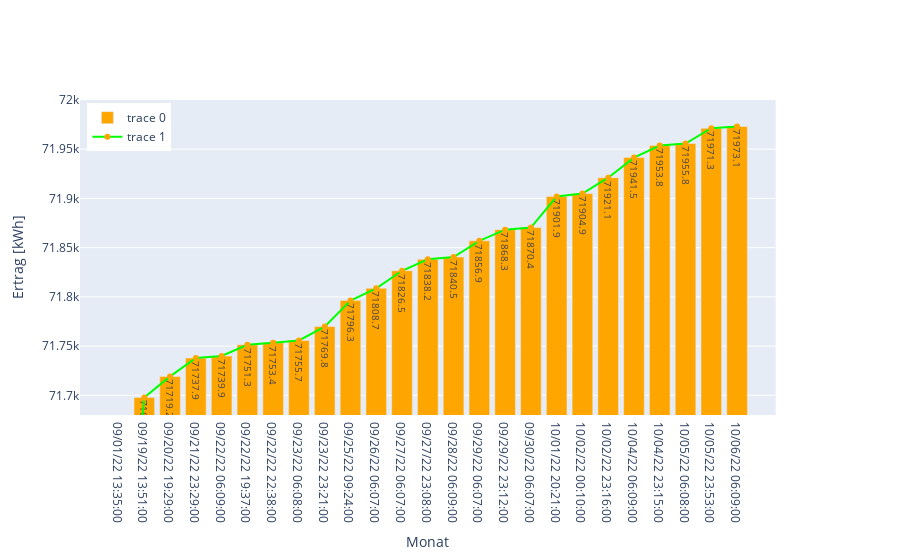

Source (notebook cell):
### Code cell
from statistics import mode
import plotly.graph_objects as go
from plotly.subplots import make_subplots

# Create figure with secondary y-axis
fig = make_subplots(specs=[[{"secondary_y": True}]])

# Add traces
fig.add_trace(
    go.Bar(x=strom_detail['Datum'], y=strom_detail['Zählerstand'], marker_color='orange',  
    text=strom_detail["Zählerstand"],
    ),
    secondary_y=False,
)

fig.add_trace(
    go.Scatter(x=strom_detail['Datum'], y=strom_detail['Zählerstand'], marker_color='orange',  
    text=strom_detail["Zählerstand"], mode='lines+markers', line_color='lime',
    ),
    secondary_y=False,
)
# Set x-axis title
fig.update_xaxes(title_text="Monat")

# Set y-axes titles
fig.update_yaxes(range=[71680, 72000], title_text="Ertrag [kWh] ", secondary_y=False)
# fig.update_yaxes(range=[0, 1200], title_text="Spez. Ertrag [kWh/kWp]", secondary_y=False)

fig.update_layout(legend=dict(
    yanchor="top",
    y=0.99,
    xanchor="left",
    x=0.01))


fig.add_annotation(x=0, y=800,
            #text=f'Totaler jährlicher <br> Strombedarf: {str(abs(bedarf_total))} kWh',
            showarrow=False,
            yshift=10)

fig.show()

### Figure 1 — Plotly figure (JSON) as saved in the notebook; plotly's stock layout.template omitted (floating-point values rounded to 4 significant figures)
{"data": [{"marker": {"color": "orange"}, "text": [71430.0, 71700.0, 71720.0, 71740.0, 71740.0, 71750.0, 71750.0, 71760.0, 71770.0, 71800.0, 71810.0, 71830.0, 71840.0, 71840.0, 71860.0, 71870.0, 71870.0, 71900.0, 71900.0, 71920.0, 71940.0, 71950.0, 71960.0, 71970.0, 71970.0], "type": "bar", "x": ["09/01/22 13:35:00", "09/19/22 13:51:00", "09/20/22 19:29:00", "09/21/22 23:29:00", "09/22/22 06:09:00", "09/22/22 19:37:00", "09/22/22 22:38:00", "09/23/22 06:08:00", "09/23/22 23:21:00", "09/25/22 09:24:00", "09/26/22 06:07:00", "09/27/22 06:07:00", "09/27/22 23:08:00", "09/28/22 06:09:00", "09/29/22 06:07:00", "09/29/22 23:12:00", "09/30/22 06:07:00", "10/01/22 20:21:00", "10/02/22 00:10:00", "10/02/22 23:16:00", "10/04/22 06:09:00", "10/04/22 23:15:00", "10/05/22 06:08:00", "10/05/22 23:53:00", "10/06/22 06:09:00"], "xaxis": "x", "y": [71430.0, 71700.0, 71720.0, 71740.0, 71740.0, 71750.0, 71750.0, 71760.0, 71770.0, 71800.0, 71810.0, 71830.0, 71840.0, 71840.0, 71860.0, 71870.0, 71870.0, 71900.0, 71900.0, 71920.0, 71940.0, 71950.0, 71960.0, 71970.0, 71970.0], "yaxis": "y"}, {"line": {"color": "lime"}, "marker": {"color": "orange"}, "mode": "lines+markers", "text": [71430.0, 71700.0, 71720.0, 71740.0, 71740.0, 71750.0, 71750.0, 71760.0, 71770.0, 71800.0, 71810.0, 71830.0, 71840.0, 71840.0, 71860.0, 71870.0, 71870.0, 71900.0, 71900.0, 71920.0, 71940.0, 71950.0, 71960.0, 71970.0, 71970.0], "type": "scatter", "x": ["09/01/22 13:35:00", "09/19/22 13:51:00", "09/20/22 19:29:00", "09/21/22 23:29:00", "09/22/22 06:09:00", "09/22/22 19:37:00", "09/22/22 22:38:00", "09/23/22 06:08:00", "09/23/22 23:21:00", "09/25/22 09:24:00", "09/26/22 06:07:00", "09/27/22 06:07:00", "09/27/22 23:08:00", "09/28/22 06:09:00", "09/29/22 06:07:00", "09/29/22 23:12:00", "09/30/22 06:07:00", "10/01/22 20:21:00", "10/02/22 00:10:00", "10/02/22 23:16:00", "10/04/22 06:09:00", "10/04/22 23:15:00", "10/05/22 06:08:00", "10/05/22 23:53:00", "10/06/22 06:09:00"], "xaxis": "x", "y": [71430.0, 71700.0, 71720.0, 71740.0, 71740.0, 71750.0, 71750.0, 71760.0, 71770.0, 71800.0, 71810.0, 71830.0, 71840.0, 71840.0, 71860.0, 71870.0, 71870.0, 71900.0, 71900.0, 71920.0, 71940.0, 71950.0, 71960.0, 71970.0, 71970.0], "yaxis": "y"}], "layout": {"annotations": [{"showarrow": false, "x": 0, "y": 800, "yshift": 10}], "legend": {"x": 0.01, "xanchor": "left", "y": 0.99, "yanchor": "top"}, "xaxis": {"anchor": "y", "domain": [0, 0.94], "title": {"text": "Monat"}}, "yaxis": {"anchor": "x", "domain": [0, 1], "range": [71680, 72000], "title": {"text": "Ertrag [kWh] "}}, "yaxis2": {"anchor": "x", "overlaying": "y", "side": "right"}}}
